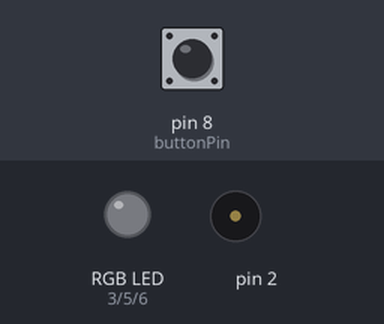
The sketch below on a simulated Arduino Uno, built with avr-gcc and run on an emulated ATmega328P. Shown: an RGB LED mixed from three pins (HIGH = lit), buzzer (waves = sounding). The test bench sets the inputs (shaded band); at power-on: pin 8 (buttonPin) LOW.

Above: at 1.2 s.
1.3 s: pin 8 (buttonPin) pulled HIGH for 0.15 s
At 2.1 s:
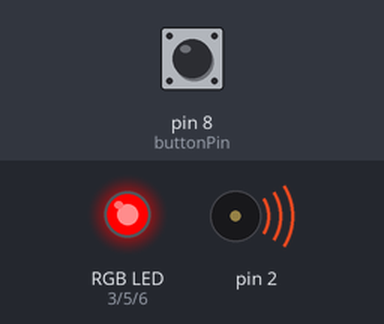
2.9 s: pin 8 (buttonPin) pulled HIGH for 1 s
At 3.4 s:
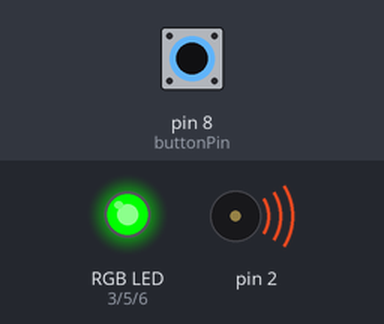
5.4 s: pin 8 (buttonPin) pulled HIGH for 0.15 s
At 6.5 s:
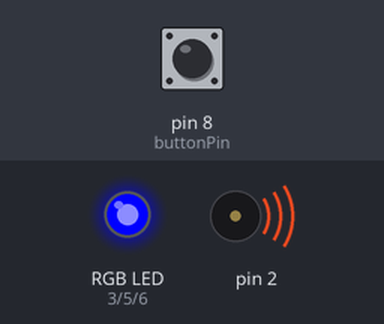
7.0 s: pin 8 (buttonPin) pulled HIGH for 3.2 s
At 8.0 s:
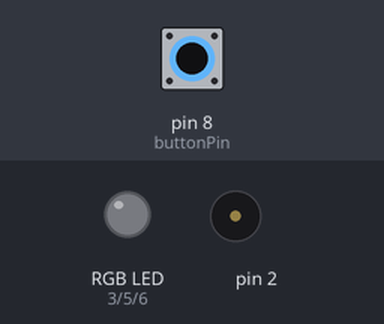
Timing chart, 0 to 10.0 s (numbered marks = the images above; inputs shaded):
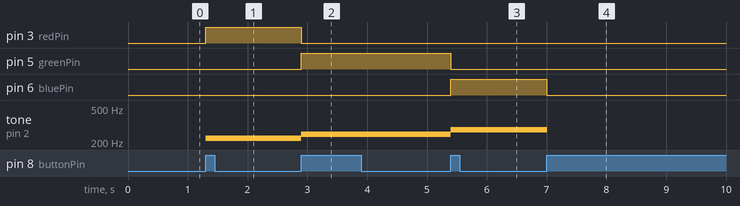

The sketch:

RGB_button.ino
```cpp
const int redPin = 3;
const int greenPin = 5;
const int bluePin = 6;

const int buttonPin = 8;

int count = 0;
int buttonState = 0;
int lastState = 0;

void setup() {
    pinMode(redPin , OUTPUT);
    pinMode(greenPin , OUTPUT);
    pinMode(bluePin , OUTPUT);
    pinMode(buttonPin , INPUT);
}

void loop() {

  buttonState = digitalRead(buttonPin);

  if(buttonState != lastState) {
    if(buttonState == HIGH) {
      count ++;
      }
  }
  lastState = buttonState;
  if(count > 3)
  count = 0;

  switch(count){
    case 1:
    setColor(255,0,0);
    tone(2,220,10);
    break;
    case 2:
    setColor(0,255,0);
    tone(2,247,10);
    break;
    case 3:
    setColor(0,0,255);
    tone(2,277,10);
    break;
    default:
    setColor(0,0,0);
  }
}

void setColor(int red, int green, int blue)
  {
    analogWrite(redPin, red);
    analogWrite(greenPin, green);
    analogWrite(bluePin, blue);
  }
```

Measured:
- after the input at 1.3 s, pin 3 (redPin): LOW → HIGH at once; tone on pin 2: silent → 220 Hz at once
- after the input at 2.9 s, pin 3 (redPin): HIGH → LOW at once; pin 5 (greenPin): LOW → HIGH at once; tone on pin 2: 220 Hz → 247 Hz at once
- after the input at 5.4 s, pin 5 (greenPin): HIGH → LOW at once; pin 6 (bluePin): LOW → HIGH at once; tone on pin 2: 247 Hz → 277 Hz at once
- after the input at 7.0 s, pin 6 (bluePin): HIGH → LOW at once; tone on pin 2: 277 Hz → silent at once
